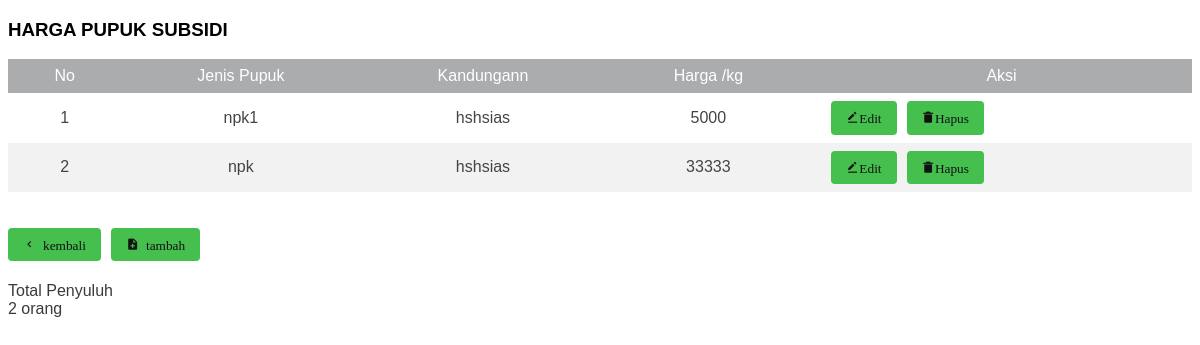
The app's page /pupuksub/index.php (signed in) with its own data.
### tables this page shows
CREATE TABLE `pupuksub` (
  `id_pupuk` int(50) NOT NULL,
  `jenis_pupuk` varchar(100) NOT NULL,
  `kandungan` varchar(100) NOT NULL,
  `harga` varchar(500) NOT NULL
);

### pupuksub/index.php (the view, shortened to what this page needs)
<?php
if (isset($_SESSION['id']) && isset($_SESSION['username'])) {
?>
    <!DOCTYPE html>
    <html lang="en">
    <head>
        <link href='https://unpkg.com/boxicons@2.0.9/css/boxicons.min.css' rel='stylesheet'>
        <link rel="stylesheet" type="text/css" href="../gapoktan/css/style2.css  ">
    </head>
    <body>
        <h3>HARGA PUPUK SUBSIDI</h3>
        <table class="table" id="pupuksub">
            <thead>
                <tr>
                    <th>No</th>
                    <th>Jenis Pupuk</th>
                    <th>Kandungann</th>
                    <th>Harga /kg</th>
                    <th>Aksi</th>
                </tr>
            </thead>
            <?php
            include "/laragon/www/apbp/config/koneksi.php";
            $no = 1;
            $query = mysqli_query($conn, 'SELECT * FROM pupuksub');
            while ($data = mysqli_fetch_array($query)) {
            ?>
                <tr>
                    <td><?php echo $no++ ?></td>
                    <td><?php echo $data['jenis_pupuk'] ?></td>
                    <td><?php echo $data['kandungan'] ?></td>
                    <td><?php echo $data['harga'] ?></td>
                    <td>
                        <a href="edit.php?id_pupuk=<?php echo $data['id_pupuk'] ?>"> <button type="button" class='bx bxs-edit-alt'>Edit</button></a>
                        <a href="hapus.php?id_pupuk=<?php echo $data['id_pupuk'] ?>"> <button type="button" class='bx bxs-trash-alt'>Hapus</button></a>
                    </td>
                </tr>
            <?php } ?>
        </table><br><br>
        <a href="../dashboard.php"><button type="button" class='bx bx-chevron-left'> kembali</button></a>
        <a href="../pupuksub/show.php"><button type="button" class="bx bxs-file-plus"> tambah</button></a>
        <br><br><br>
        <div class="tb">
            <td>Total Penyuluh</td><br>
            <td><?php $jumlah = mysqli_num_rows($query); ?>
                <?php echo $jumlah; ?> orang</td>
            </td><br>
    </body>
    </html>
<?php
} else {
    header("Location:../index.php");
    exit();
}
?>

### gapoktan/css/style2.css (style rules this page uses)
body { font-family: sans-serif; }
table { font-family: sans-serif; color: #444; border-collapse: collapse; width: 100%; border: 0px solid #f2f5f7; }
.table tr th { background: #aaacad; color: #fff; font-weight: normal; }
.table, th, td { padding: 8px 20px; text-align: center; }
.table tr:nth-child(even) { background-color: #f2f2f2; }
button { float: left; background: #45bf4d; padding: 10px 15px; color: #111111; border-radius: 4px; margin-right: 10px; border: none; }
div { font-family: sans-serif; color: #393b3b; }

### records on screen
pupuksub: jenis_pupuk "npk1", kandungan "hshsias", harga "5000"
pupuksub: jenis_pupuk "npk", kandungan "hshsias", harga "33333"

### other values on screen
$jumlah "2"
